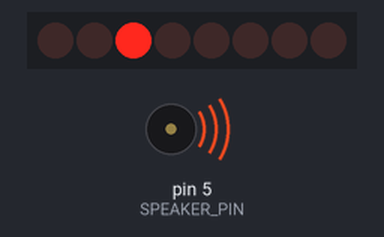
The sketch below on a simulated Arduino Uno, built with avr-gcc and run on an emulated ATmega328P. Shown: 8 shift-register outputs drawn as a row of LEDs (first output left, lit = HIGH), buzzer (waves = sounding). Wiring (inferred from the names in the program): shift register (74HC595): data pin 2; shift clock pin 3; latch pin 4. Wiring (inferred from the signals the program sends): row of LEDs: on Q0, Q1, Q2, Q3, Q4, Q5, Q6, Q7.

Above: at 0.6 s.
At 2.3 s:
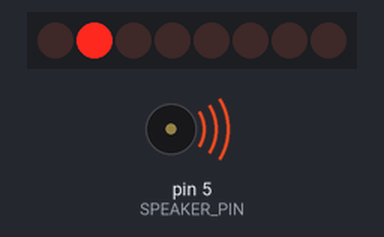
At 6.9 s:
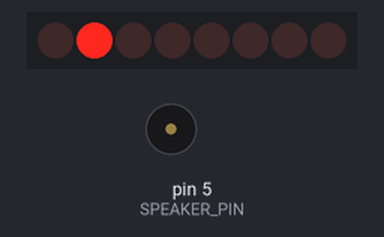
At 9.8 s:
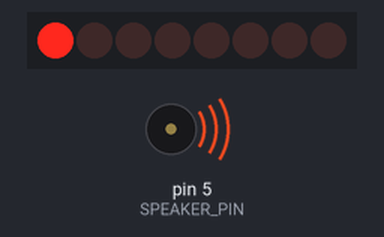
At 13.4 s:
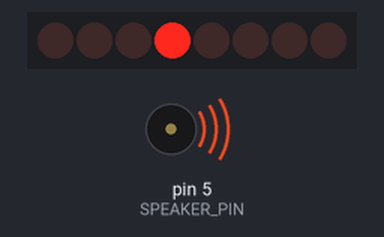
At 14.7 s:
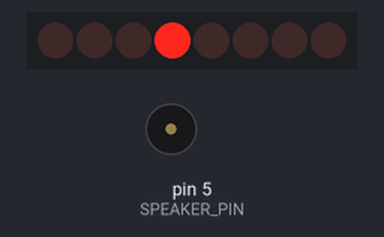
Timing chart, 0 to 16.2 s (numbered marks = the images above):
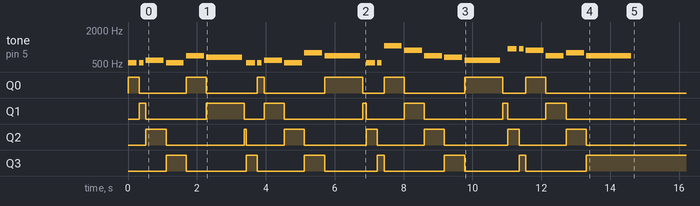

The sketch:

completeHbday.ino
```cpp
#include "pitches.h"  //header file for note frequencies

// setup pins
int data_pin = 2;
int clock = 3;
int latch = 4;
int SPEAKER_PIN = 5;
int SPEAKER = SPEAKER_PIN;


// defining the order of notes to be played
#define NUM_OF_NOTES 28
int NOTE_SEQ[NUM_OF_NOTES] = {
  NOTE_C5, NOTE_C5, NOTE_D5, NOTE_C5, NOTE_F5, NOTE_E5, PAUSE,
  NOTE_C5, NOTE_C5, NOTE_D5, NOTE_C5, NOTE_G5, NOTE_F5, PAUSE,
  NOTE_C5, NOTE_C5, NOTE_C6, NOTE_A5, NOTE_F5, NOTE_E5, NOTE_D5, PAUSE,
  NOTE_AS5, NOTE_AS5, NOTE_A5, NOTE_F5, NOTE_G5, NOTE_F5
};

// The length of each note and pause durations in milliseconds
int NOTE_LEN[NUM_OF_NOTES] = {
  4, 2, 8, 8, 8, 16, 50,
  4, 2, 8, 8, 8, 16, 100,
  4, 2, 8, 8, 8, 8, 16, 150,
  4, 2, 8, 8, 8, 20
};

// tempo determines the speed of song
int TEMPO = 65;


// Function to generate sound of required frequency
void playNote(int pitch, int duration) {
  tone(SPEAKER, pitch);
  delay(duration);
  noTone(SPEAKER);
}


// Function to generate parallel outputs from the shift register
void shiftDisplay(byte data) {
  digitalWrite(latch, LOW);
  shiftOut(data_pin, clock, LSBFIRST, data);
  digitalWrite(latch, HIGH);
}


void setup() {
  pinMode(data_pin, OUTPUT);
  pinMode(clock, OUTPUT);
  pinMode(latch, OUTPUT);
  byte x = B10000000;

  for (int i = 0; i < NUM_OF_NOTES; i++) {
    shiftDisplay(x);

    // Playing the note from the array in order
    if (NOTE_SEQ[i] != PAUSE) {
      playNote(NOTE_SEQ[i], NOTE_LEN[i] * TEMPO);
      delay(TEMPO);
    } else {
      delay(NOTE_LEN[i]);
    }

    // shift the binary number x to right by one bit
    x = x >> 1;

    // resetting x to original value after 5 iterations as i've used only 5 outputs
    if (x == B00001000) {
      x = B10000000;
    }
  }
}

void loop() {
  // kept this empty as i wanted to play it only once
}
```

pitches.h
```cpp
/*************************************************
 * Public Constants
 *************************************************/

// custom
#define PAUSE 0
// end of custom

#define NOTE_B0  31
#define NOTE_C1  33
#define NOTE_CS1 35
#define NOTE_D1  37
#define NOTE_DS1 39
#define NOTE_E1  41
#define NOTE_F1  44
#define NOTE_FS1 46
#define NOTE_G1  49
#define NOTE_GS1 52
#define NOTE_A1  55
#define NOTE_AS1 58
#define NOTE_B1  62
#define NOTE_C2  65
#define NOTE_CS2 69
#define NOTE_D2  73
#define NOTE_DS2 78
#define NOTE_E2  82
#define NOTE_F2  87
#define NOTE_FS2 93
#define NOTE_G2  98
#define NOTE_GS2 104
#define NOTE_A2  110
#define NOTE_AS2 117
#define NOTE_B2  123
#define NOTE_C3  131
#define NOTE_CS3 139
#define NOTE_D3  147
#define NOTE_DS3 156
#define NOTE_E3  165
#define NOTE_F3  175
#define NOTE_FS3 185
#define NOTE_G3  196
#define NOTE_GS3 208
#define NOTE_A3  220
#define NOTE_AS3 233
#define NOTE_B3  247
#define NOTE_C4  262
#define NOTE_CS4 277
#define NOTE_D4  294
#define NOTE_DS4 311
#define NOTE_E4  330
#define NOTE_F4  349
#define NOTE_FS4 370
#define NOTE_G4  392
#define NOTE_GS4 415
#define NOTE_A4  440
#define NOTE_AS4 466
#define NOTE_B4  494
#define NOTE_C5  523
#define NOTE_CS5 554
#define NOTE_D5  587
#define NOTE_DS5 622
#define NOTE_E5  659
#define NOTE_F5  698
#define NOTE_FS5 740
#define NOTE_G5  784
#define NOTE_GS5 831
#define NOTE_A5  880
#define NOTE_AS5 932
#define NOTE_B5  988
#define NOTE_C6  1047
#define NOTE_CS6 1109
#define NOTE_D6  1175
#define NOTE_DS6 1245
#define NOTE_E6  1319
#define NOTE_F6  1397
#define NOTE_FS6 1480
#define NOTE_G6  1568
#define NOTE_GS6 1661
#define NOTE_A6  1760
#define NOTE_AS6 1865
#define NOTE_B6  1976
#define NOTE_C7  2093
#define NOTE_CS7 2217
#define NOTE_D7  2349
#define NOTE_DS7 2489
#define NOTE_E7  2637
#define NOTE_F7  2794
#define NOTE_FS7 2960
#define NOTE_G7  3136
#define NOTE_GS7 3322
#define NOTE_A7  3520
#define NOTE_AS7 3729
#define NOTE_B7  3951
#define NOTE_C8  4186
#define NOTE_CS8 4435
#define NOTE_D8  4699
#define NOTE_DS8 4978
```
